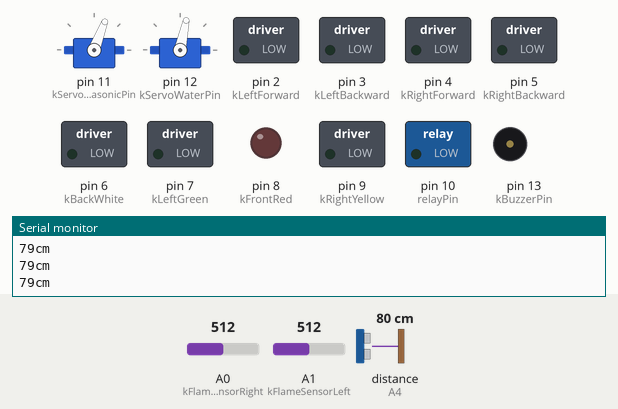
This sketch was run on a simulated Arduino Uno, built with avr-gcc and run on an emulated ATmega328P. Parts: 2 × servo, switched loads named in the sketch (green lamp = pin HIGH), output pins drawn as LEDs (lit = HIGH), buzzer (waves = sounding), the last lines printed to the serial monitor. Wiring (inferred from the names in the program): ultrasonic range finder: trigger A5; echo A4. The test bench sets the inputs (shaded band); at power-on: A0 (kFlameSensorRight) = 512, distance to the obstacle (sensor on A4) 80 cm, A1 (kFlameSensorLeft) = 512. The echo pulse lasts 58.3 µs per cm; pins used as bus, display or sensor lines are not drawn.

Above: at 3.2 s.
3.3 s: A0 (kFlameSensorRight) set to 110
4.8 s: A0 (kFlameSensorRight) set to 88
At 5.6 s:
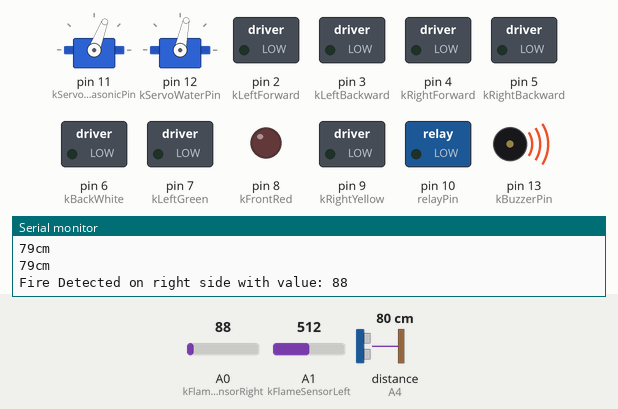
At 7.7 s:
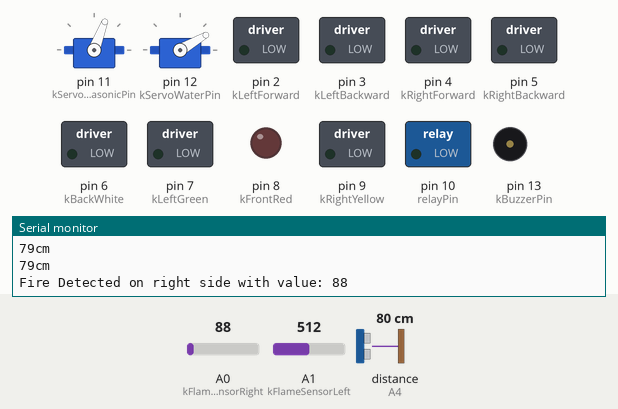
7.8 s: distance to the obstacle (sensor on A4) set to 12 cm
At 9.8 s:
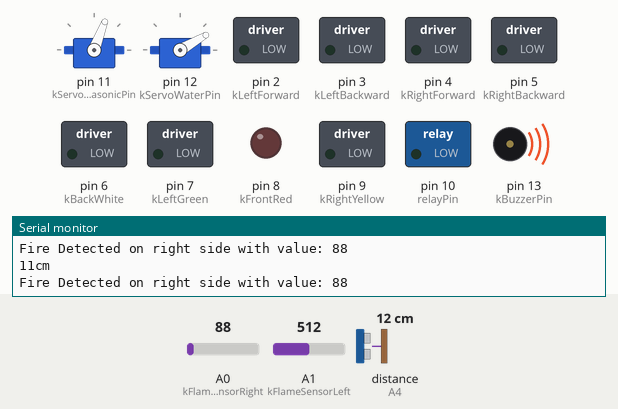
10.8 s: distance to the obstacle (sensor on A4) set to 9 cm
Timing chart, 0 to 14.8 s (numbered marks = the images above; inputs shaded):
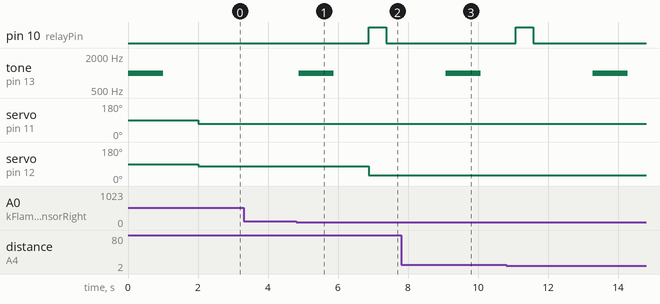

Measured:
- the behaviour switches between 100 and 99 on A0 (kFlameSensorRight) (found by bisection; images 0 and 1)
- after the input at 4.8 s, pin 10 (relayPin): LOW → HIGH after 2.1 s, → LOW 0.50 s later; tone on pin 13 (kBuzzerPin): silent → 1000 Hz after 0.08 s, → silent 1.0 s later; servo on pin 12 (kServoWaterPin): 78° → 30° after 2.1 s

The sketch:

arduino_code.ino
```cpp
#include <SoftwareSerial.h>
#include <Servo.h>
/*
 * Car Motor constant pints
 */
const int kLeftForward = 2;
const int kLeftBackward = 3;
const int kRightForward = 4;
const int kRightBackward = 5;
/*
 * Leds pins
 */
const int kBackWhite = 6;
const int kLeftGreen = 7;
const int kFrontRed = 8;
const int kRightYellow = 9;
/*
 * Ultrasonic sensor pins and data
 */
const int kEchoPin = A4;
const int kTriggerPin = A5;
long duration, cm;
/*
 * Buzzer Pin
 */
const int kBuzzerPin = 13;
/*
 * Flame Pins and data.
 */
const int kFlameSensorRight = A0;
const int kFlameSensorLeft = A1;
const int kThresholdTemp = 100;
int flameSensorValueLeft = 0;
int flameSensorValueRight = 0;
/*
 * Servo Pins and data.
 */
const int kServoUltrasonicPin = 11;
const int kServoWaterPin = 12;
const int kServoUltrasonicLeftDegree = 170;
const int kServoUltrasonicForwardDegree = 69;
const int kServoUltrasonicRightDegree = 0;
const int kServoWaterLeftDegree = 130;
const int kServoWaterForwardDegree = 78;
const int kServoWaterRightDegree = 30;
Servo ServoUltrasonic;
Servo ServoWater;
/*
 * Baud rate for Serials.
 */
const int kBaudRate = 9600;
/*
 * Bluetooth configurations and variables.
 * When Bluetooth gets  "F" - go front, "B" - back, "L" - left, "R" - Right, "S" - Stop.
 * Otherwise, it will do nothing.
 */
const byte kRxPin = 0;
const byte kTxPin = 1;
const String kCmdStop = "S";
const String kCmdFront = "F";
const String kCmdLeft = "L";
const String kCmdRight = "R";
const String kCmdBack = "B";
char data_from_bluetooth;
String current_cmd_data = "";
String cmd_data = "";
SoftwareSerial HM10(kRxPin, kTxPin);

/*water pump*/
const int relayPin=10;


void setup() {
  Serial.begin(kBaudRate);
  Serial.println("HM10 serial start");
  // begin work wtih bluetooth
  // set HM10 bluetooth Serail at BAUD RATE
  HM10.begin(kBaudRate);

  //car motors
  pinMode(kLeftForward, OUTPUT);
  pinMode(kLeftBackward, OUTPUT);
  pinMode(kRightForward, OUTPUT);
  pinMode(kRightBackward, OUTPUT);

  digitalWrite(kLeftForward, LOW);
  digitalWrite(kLeftBackward, LOW);
  digitalWrite(kRightForward, LOW);
  digitalWrite(kRightBackward, LOW);

  // leds
  pinMode(kLeftGreen, OUTPUT);
  pinMode(kBackWhite, OUTPUT);
  pinMode(kRightYellow, OUTPUT);
  pinMode(kFrontRed, OUTPUT);

  digitalWrite(kLeftGreen, LOW);
  digitalWrite(kBackWhite, LOW);
  digitalWrite(kRightYellow, LOW);
  digitalWrite(kFrontRed, LOW);

  // Ultrasonic Sensor
  pinMode(kTriggerPin, OUTPUT);
  pinMode(kEchoPin, INPUT);

  // Buzzer
  pinMode(kBuzzerPin, OUTPUT);
  buzzer_on();

  // Servo
  ServoUltrasonic.attach(kServoUltrasonicPin);
  ServoWater.attach(kServoWaterPin);
  ServoUltrasonic.write(kServoUltrasonicForwardDegree);
  ServoWater.write(kServoWaterForwardDegree);

  //water pump
  pinMode(relayPin,OUTPUT);

}

/*
 * ultrasonic_sensor_measure: check the latest legal cmd data, if it is not back measure the distance from the sensor.
 * If the distance is less than 10cm then stop the car.
 */
void ultrasonic_sensor_measure() {
  if(cmd_data != kCmdBack) {
    digitalWrite(kTriggerPin, LOW);
    delayMicroseconds(5);
    digitalWrite(kTriggerPin, HIGH);
    delayMicroseconds(10);
    digitalWrite(kTriggerPin, LOW);
    duration = pulseIn(kEchoPin, HIGH);
    cm = (duration / 2) / 29.1;
    Serial.print(cm);
    Serial.println("cm");
    delay(100);
    if (cm < 10) {
      current_cmd_data = "S";
    }
  }
}

/*
 * trun on buzzer sound for 1 sec with 1KHZ signal and then turn-off.
 */
void buzzer_on() {
  tone(kBuzzerPin, 1000);
  delay(1000);
  noTone(kBuzzerPin);
  delay(1000);
}

/*
 * push water for 0.5 second and then stop it
 */
 void waterpomp_work() {
  digitalWrite(relayPin,HIGH);
delay(500);
digitalWrite(relayPin,LOW);
delay(1500);

 }


/*
 * measure the flmae sensor right value, if it less than kThresholdTemp then buzzer on and turn the pomp water servo to right.
 */
void flame_sensor_right_measure() {
  flameSensorValueRight = analogRead(kFlameSensorRight);
  if (flameSensorValueRight < kThresholdTemp) {
    Serial.print("Fire Detected on right side with value: ");
    Serial.println(flameSensorValueRight);
    buzzer_on();
    ServoWater.write(kServoWaterRightDegree);
    waterpomp_work();
  }
}

/*
 * measure the flmae sensor left value, if it less than kThresholdTemp then buzzer on and turn the pomp water servo to left.
 */
void flame_sensor_left_measure() {
  flameSensorValueLeft = analogRead(kFlameSensorLeft);
  if (flameSensorValueLeft < kThresholdTemp) {
    Serial.print("Fire Detected on left side with value: ");
    Serial.println(flameSensorValueLeft);
    buzzer_on();
    ServoWater.write(kServoWaterLeftDegree);
    waterpomp_work();
  }
}

void loop() {

  // measure the flame sensors and buzzer + water pomp accordingly
  flame_sensor_right_measure();
  flame_sensor_left_measure();

  // enable the HM10 to listen
  HM10.listen();
  // check if available for each char
  if (HM10.available() > 0) {
    data_from_bluetooth = HM10.read();
    // current read cmd data, if it is legal, save it to cmd_data = current_cmd_data;
    current_cmd_data = String(data_from_bluetooth);
    Serial.write(data_from_bluetooth);
  }

  // check to stop a car (obstacle..)
  ultrasonic_sensor_measure();

  if (current_cmd_data == kCmdBack) {
    digitalWrite(kLeftForward, LOW);
    digitalWrite(kLeftBackward, HIGH);
    digitalWrite(kRightForward, LOW);
    digitalWrite(kRightBackward, HIGH);
    Serial.write("DEBUG: cmd is Back");
    //leds
    digitalWrite(kBackWhite, HIGH);
    digitalWrite(kRightYellow, LOW);
    digitalWrite(kLeftGreen, LOW);
    digitalWrite(kFrontRed, LOW);
    cmd_data = current_cmd_data;
  } else if (current_cmd_data == kCmdFront) {
    ServoUltrasonic.write(kServoUltrasonicForwardDegree);
    digitalWrite(kLeftForward, HIGH);
    digitalWrite(kLeftBackward, LOW);
    digitalWrite(kRightForward, HIGH);
    digitalWrite(kRightBackward, LOW);
    Serial.write("DEBUG: cmd is Front");
    //leds
    digitalWrite(kRightYellow, LOW);
    digitalWrite(kLeftGreen, LOW);
    digitalWrite(kBackWhite, LOW);
    digitalWrite(kFrontRed, HIGH);
    cmd_data = current_cmd_data;
  } else if (current_cmd_data == kCmdLeft) {
    ServoUltrasonic.write(kServoUltrasonicLeftDegree);
    digitalWrite(kLeftForward, HIGH);
    digitalWrite(kLeftBackward, LOW);
    digitalWrite(kRightForward, LOW);
    digitalWrite(kRightBackward, LOW);
    Serial.write("DEBUG: cmd is Left");
    //leds
    digitalWrite(kLeftGreen, HIGH);
    digitalWrite(kRightYellow, LOW);
    digitalWrite(kBackWhite, LOW);
    digitalWrite(kFrontRed, LOW);
    cmd_data = current_cmd_data;
  } else if (current_cmd_data == kCmdRight) {
    ServoUltrasonic.write(kServoUltrasonicRightDegree);
    digitalWrite(kLeftForward, LOW);
    digitalWrite(kLeftBackward, LOW);
    digitalWrite(kRightForward, HIGH);
    digitalWrite(kRightBackward, LOW);
    Serial.write("DEBUG: cmd is Right");
    //leds
    digitalWrite(kRightYellow, HIGH);
    digitalWrite(kLeftGreen, LOW);
    digitalWrite(kBackWhite, LOW);
    digitalWrite(kFrontRed, LOW);
    cmd_data = current_cmd_data;
  } else if (current_cmd_data == kCmdStop) {
    ServoUltrasonic.write(kServoUltrasonicForwardDegree);
    digitalWrite(kLeftForward, LOW);
    digitalWrite(kLeftBackward, LOW);
    digitalWrite(kRightForward, LOW);
    digitalWrite(kRightBackward, LOW);
    Serial.write("DEBUG: cmd is stop!");
    //leds
    digitalWrite(kLeftGreen, LOW);
    digitalWrite(kBackWhite, LOW);
    digitalWrite(kRightYellow, LOW);
    digitalWrite(kFrontRed, LOW);
    cmd_data = current_cmd_data;
  } else {
    //Serial.write("DEBUG: Don't do anything!");
  }

  delay(100);
}
```
